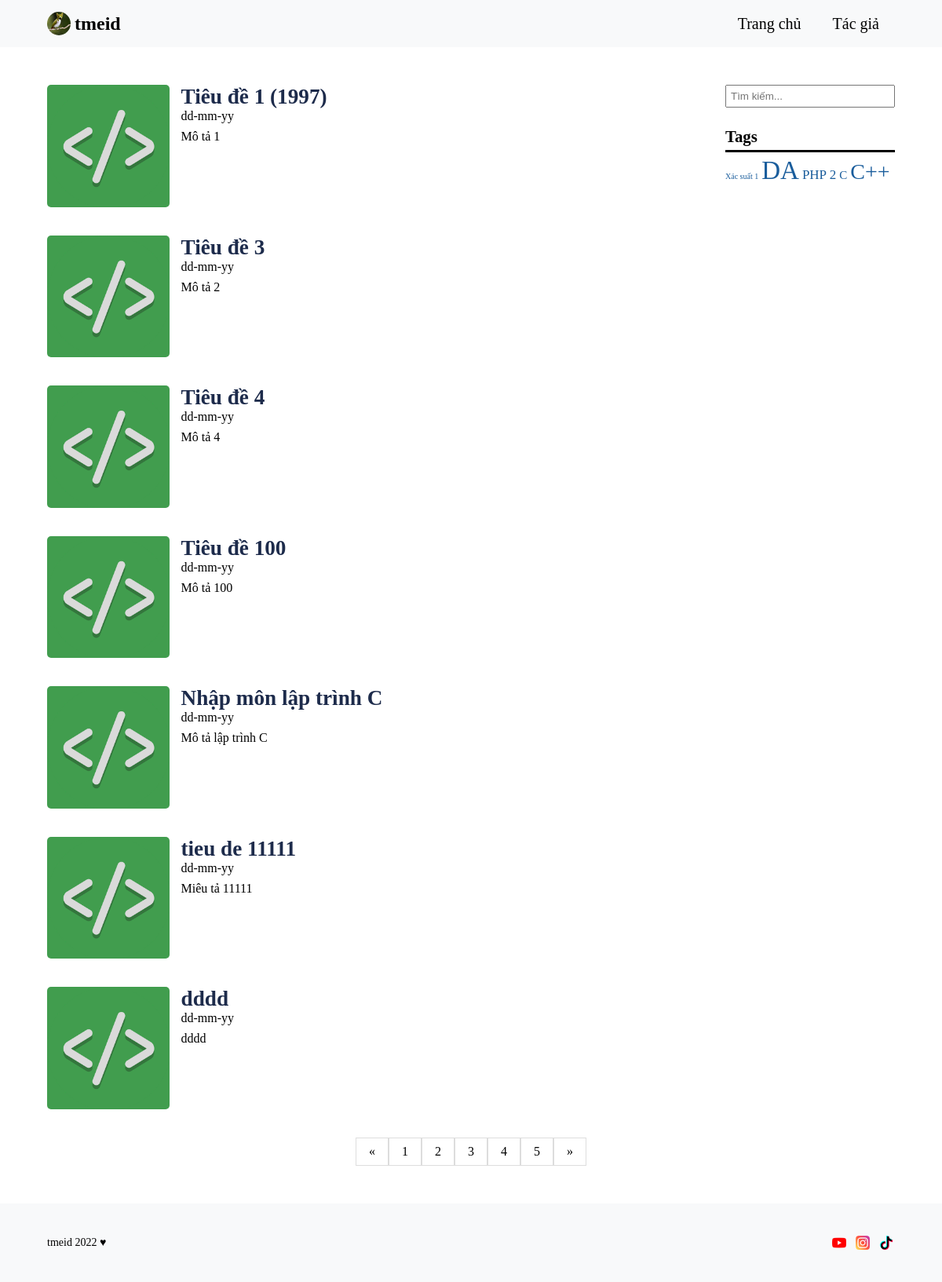
The page / on the database its author committed.
### tables this page shows
CREATE TABLE `post` (
  `id` int(11) NOT NULL,
  `title` varchar(255) NOT NULL,
  `description` text NOT NULL,
  `slug` varchar(255) NOT NULL,
  `content` text NOT NULL,
  `img` varchar(255) NOT NULL,
  `published` tinyint(4) NOT NULL,
  `author_id` int(11) DEFAULT NULL,
  `category_id` int(11) DEFAULT NULL,
  `created_at` timestamp NOT NULL DEFAULT current_timestamp()
);

CREATE TABLE `tag` (
  `id` int(11) NOT NULL,
  `tag_name` varchar(100) NOT NULL,
  `created_at` timestamp NOT NULL DEFAULT current_timestamp()
);

### app/database/db.php (called while the page is built, shortened)
<?php
include 'connect.php';
function executeQuery($sql, $data){
    global $connect;
    $values = array_values($data);
    $types = str_repeat('s', count($values));
    $stm = $connect->prepare($sql);
    $stm->bind_param($types, ...$values);
    $stm->execute();
    return $stm;
}
function selectAll($table, $condition = [], $limit = 0, $except = 0){
    global $connect;
    $sql = "SELECT * FROM $table";
    if(empty($condition)){
        $stm = $connect->prepare($sql);
        $stm->execute();
        $records = $stm->get_result()->fetch_all(MYSQLI_ASSOC);
    }else{
        $i = 0;
        foreach($condition as $key => $value){
            if($i === 0){
                $sql = $sql . " WHERE $key = ?";
            }else{
                $sql = $sql . " AND $key = ?";
            }
            $i++;
        }
        $stm = executeQuery($sql, $condition);
        $records = $stm->get_result()->fetch_all(MYSQLI_ASSOC);
    }
    return $records;
}

### index.php (the view, shortened to what this page needs)
<?php
    require 'app/database/db.php';
    $tags = selectAll('tag');
    $posts = selectAll('post', ['published' => 1]);
?>
<!DOCTYPE html>
<html lang="vi">
    <head>
        <link rel="stylesheet" href="assets/css/style.css" type="text/css">
    </head>
    <body>
        <main>
            <div class="container">
                <div class="wrap">
                    <div class="left-side">
                        <?php foreach($posts as $post):?>
                            <article class="post-home">
                                <a href="<?php echo 'article/' .$post['slug'] .'.html'?>">
                                <img src="assets/imgs/img.png" alt="<?php echo $post['title']; ?>">
                                </a>
                                <div>
                                    <h2><a href="<?php echo 'article/' .$post['slug'] .'.html'?>"><?php echo $post['title'] ?></a></h2>
                                    <p>dd-mm-yy</p>
                                    <p><?php echo $post['description'] ?></p>
                                </div>
                            </article>
                        <?php endforeach; ?>
                    </div>
                    <div class="right-side">
                        <form action="#" class="search">
                            <input type="text" placeholder="Tìm kiếm...">
                        </form>
                        <div>
                            <h4 class="tag-header">Tags</h4>
                            <?php foreach($tags as $tag): ?>
                                <a href="#" class="tag"><?php echo $tag['tag_name'] ?></a>
                            <?php endforeach ?>
                        </div>
                    </div>
                </div>
                <ul class="pagination">
                    <li><a href="#">&laquo;</a></li>
                    <li><a href="#">1</a></li>
                    <li><a href="#">2</a></li>
                    <li><a href="#">3</a></li>
                    <li><a href="#">4</a></li>
                    <li><a href="#">5</a></li>
                    <li><a href="#">&raquo;</a></li>
                </ul>
            </div>
        </main>
    </body>
</html>

### assets/css/style.css (style rules this page uses)
* { margin: 0; padding: 0; box-sizing: border-box; }
a { text-decoration: none; color: #000000; }
li { list-style: none; }
.container { max-width: 1100px; margin: 0 auto; padding: 0 10px; }
header { background-color: #f8f9fa; }
header nav { display: flex; justify-content: space-between; align-items: center; height: 60px; }
header ul { display: flex; }
header ul li { list-style: none; }
header ul a { display: inline-block; padding: 0 20px; font-size: 1.25rem; }
header h1 a { display: flex; align-items: center; }
header img { display: inline-block; border-radius: 50%; margin-right: 5px; }
.tag { color: rgb(26, 93, 156); }
.tag-header { border-bottom: 3px solid #000; margin-bottom: 5px; padding: 5px 0; }
main { padding: 3rem 0; }
h2 a { color: #1d2b4b; font-size: 1.7rem; }
.wrap { display: flex; justify-content: space-between; }
.left-side { width: 80% }
.right-side { width: 20%; }
.post-home { display: flex; margin-bottom: 2rem; }
.post-home > a { max-width: 18%; display: inline-block; width: 18%; }
.post-home a img { display: inline-block; max-width: 100%; width: 100%; object-fit: cover; border-radius: 5px; }
.post-home div { max-width: 80%; padding-left: 15px; }
.post-home div p:first-of-type { margin-bottom: 0.5rem; }
.search { width: 100%; margin-bottom: 20px; }
.search input, .login-form input { padding: 5px; width: 100%; }
.right-side h4 { font-size: 1.3rem; }
.pagination { display: flex; justify-content: center; }
.pagination a { color: black; float: left; padding: 8px 16px; text-decoration: none; transition: background-color .3s; border: 1px solid #ddd; }
footer { background-color: #f8f9fa; color: #000; }
footer .container { display: flex; justify-content: space-between; align-items: center; padding-top: 37px; padding-bottom: 37px; }
footer p, footer ul { display: flex; align-items: center; }
footer p { font-size: 14px; line-height: 26px; }
footer ul li { margin-left: 10px; }
footer ul a { display: inline-block; text-indent: -1000000px; width: 18px; height: 18px; background-repeat: no-repeat; background-size: 18px 18px; }
footer ul li a { width: 20px; }
footer ul li:first-child a { background-image: url(../imgs/youtube.png); }
footer ul li:nth-child(2) a { background-image: url(../imgs/instagram.png); }
footer ul li:nth-child(3) a { background-image: url(../imgs/tik-tok.png); }

### rows shown on the page
post: title "Tiêu đề 1 (1997)", description "Mô tả 1"
post: title "Tiêu đề 3", description "Mô tả 2"
post: title "Tiêu đề 4", description "Mô tả 4"
post: title "Tiêu đề 100", description "Mô tả 100"
post: title "Nhập môn lập trình C", description "Mô tả lập trình C"
post: title "tieu de 11111", description "Miêu tả 11111"
post: title "dddd", description "dddd"
tag: tag_name "Xác suất 1"
tag: tag_name "DA"
tag: tag_name "PHP 2"
tag: tag_name "C"
tag: tag_name "C++"
